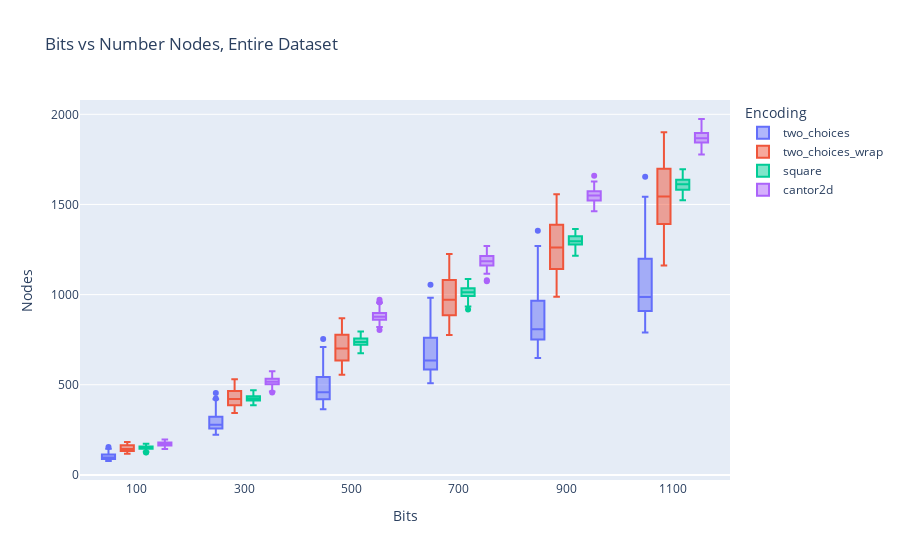
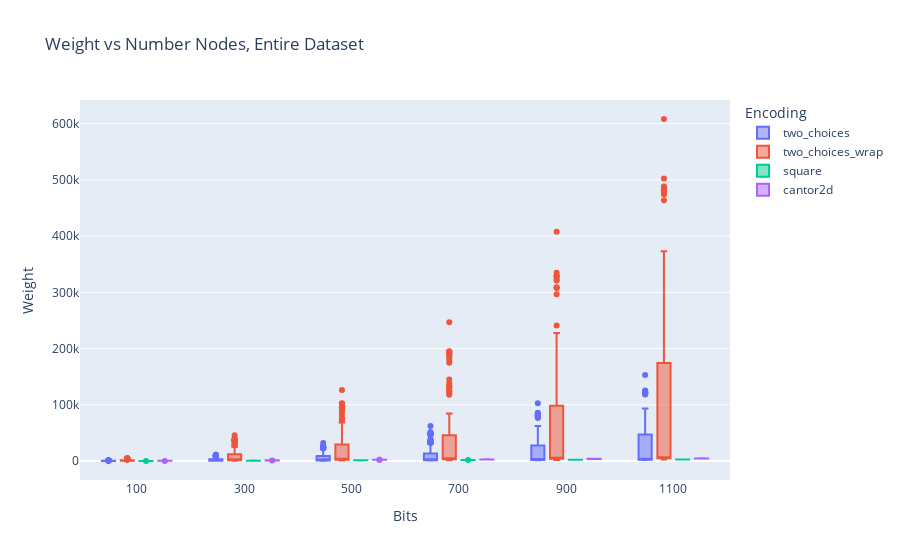
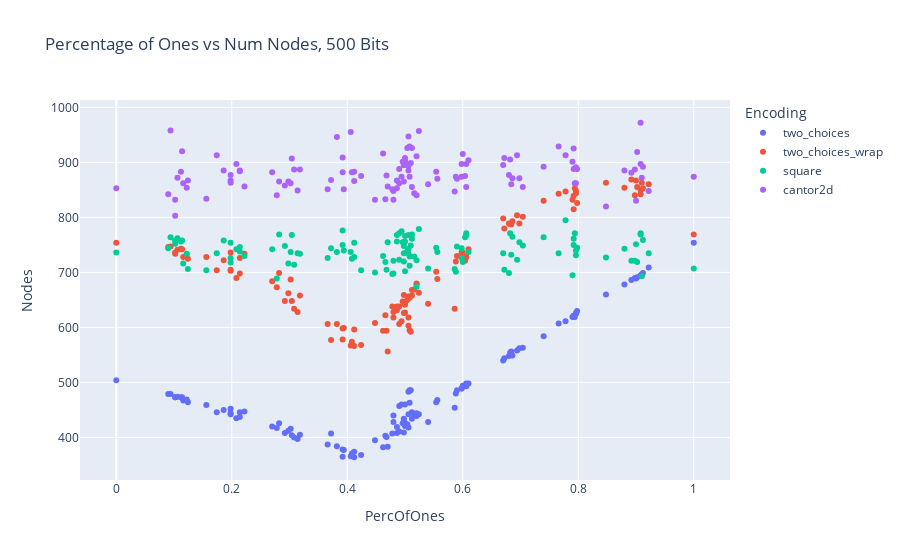
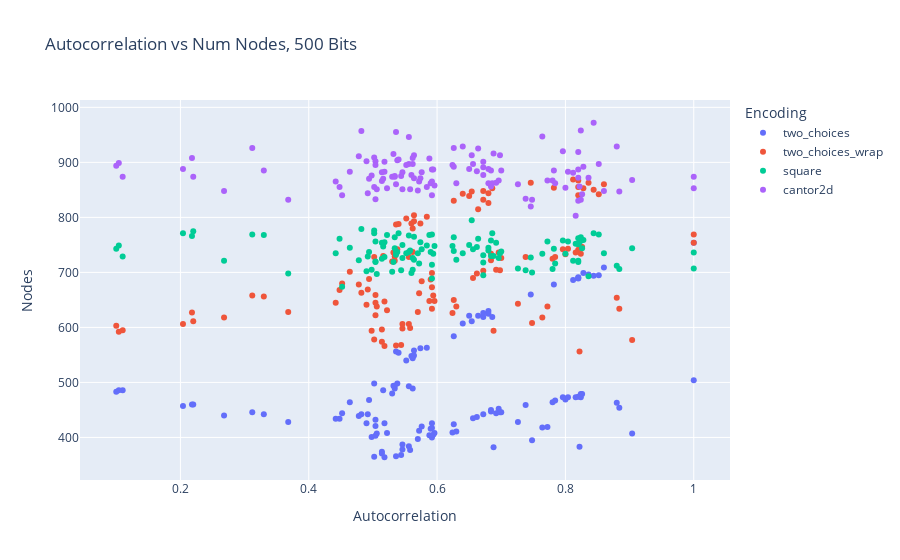

Notebook cell for these charts, in order:
### Markdown cell above
#### 4. Reports

### Code cell
fig = px.box(df, x="Bits", y="Nodes", color="Encoding", 
             title="Bits vs Number Nodes, Entire Dataset")
fig.show()

fig = px.box(df, x="Bits", y="Weight", color="Encoding", 
             title="Weight vs Number Nodes, Entire Dataset")
fig.show()

df_500 = df[df['Bits'] == 500] 
fig = px.scatter(df_500, x="PercOfOnes", y="Nodes", color="Encoding", 
             title="Percentage of Ones vs Num Nodes, 500 Bits")
fig.show()

fig = px.scatter(df_500, x="Autocorrelation", y="Nodes", color="Encoding", 
             title="Autocorrelation vs Num Nodes, 500 Bits")
fig.show()

### Figure 1 — Plotly figure (JSON) as saved in the notebook; plotly's stock layout.template omitted (floating-point values rounded to 4 significant figures; data arrays with more than 128 entries replaced by an {"elided": "..."} marker saying what was removed)
{"data": [{"alignmentgroup": "True", "hovertemplate": "Encoding=two_choices<br>Bits=%{x}<br>Nodes=%{y}<extra></extra>", "legendgroup": "two_choices", "marker": {"color": "#636efa"}, "name": "two_choices", "notched": false, "offsetgroup": "two_choices", "orientation": "v", "showlegend": true, "type": "box", "x": {"elided": "714 int values"}, "x0": " ", "xaxis": "x", "y": {"elided": "714 int values"}, "y0": " ", "yaxis": "y"}, {"alignmentgroup": "True", "hovertemplate": "Encoding=two_choices_wrap<br>Bits=%{x}<br>Nodes=%{y}<extra></extra>", "legendgroup": "two_choices_wrap", "marker": {"color": "#EF553B"}, "name": "two_choices_wrap", "notched": false, "offsetgroup": "two_choices_wrap", "orientation": "v", "showlegend": true, "type": "box", "x": {"elided": "714 int values"}, "x0": " ", "xaxis": "x", "y": {"elided": "714 int values"}, "y0": " ", "yaxis": "y"}, {"alignmentgroup": "True", "hovertemplate": "Encoding=square<br>Bits=%{x}<br>Nodes=%{y}<extra></extra>", "legendgroup": "square", "marker": {"color": "#00cc96"}, "name": "square", "notched": false, "offsetgroup": "square", "orientation": "v", "showlegend": true, "type": "box", "x": {"elided": "714 int values"}, "x0": " ", "xaxis": "x", "y": {"elided": "714 int values"}, "y0": " ", "yaxis": "y"}, {"alignmentgroup": "True", "hovertemplate": "Encoding=cantor2d<br>Bits=%{x}<br>Nodes=%{y}<extra></extra>", "legendgroup": "cantor2d", "marker": {"color": "#ab63fa"}, "name": "cantor2d", "notched": false, "offsetgroup": "cantor2d", "orientation": "v", "showlegend": true, "type": "box", "x": {"elided": "714 int values"}, "x0": " ", "xaxis": "x", "y": {"elided": "714 int values"}, "y0": " ", "yaxis": "y"}], "layout": {"boxmode": "group", "legend": {"title": {"text": "Encoding"}, "tracegroupgap": 0}, "title": {"text": "Bits vs Number Nodes, Entire Dataset"}, "xaxis": {"anchor": "y", "domain": [0, 1], "title": {"text": "Bits"}}, "yaxis": {"anchor": "x", "domain": [0, 1], "title": {"text": "Nodes"}}}}

### Figure 2 — Plotly figure (JSON) as saved in the notebook; plotly's stock layout.template omitted (floating-point values rounded to 4 significant figures; data arrays with more than 128 entries replaced by an {"elided": "..."} marker saying what was removed)
{"data": [{"alignmentgroup": "True", "hovertemplate": "Encoding=two_choices<br>Bits=%{x}<br>Weight=%{y}<extra></extra>", "legendgroup": "two_choices", "marker": {"color": "#636efa"}, "name": "two_choices", "notched": false, "offsetgroup": "two_choices", "orientation": "v", "showlegend": true, "type": "box", "x": {"elided": "714 int values"}, "x0": " ", "xaxis": "x", "y": {"elided": "714 int values"}, "y0": " ", "yaxis": "y"}, {"alignmentgroup": "True", "hovertemplate": "Encoding=two_choices_wrap<br>Bits=%{x}<br>Weight=%{y}<extra></extra>", "legendgroup": "two_choices_wrap", "marker": {"color": "#EF553B"}, "name": "two_choices_wrap", "notched": false, "offsetgroup": "two_choices_wrap", "orientation": "v", "showlegend": true, "type": "box", "x": {"elided": "714 int values"}, "x0": " ", "xaxis": "x", "y": {"elided": "714 int values"}, "y0": " ", "yaxis": "y"}, {"alignmentgroup": "True", "hovertemplate": "Encoding=square<br>Bits=%{x}<br>Weight=%{y}<extra></extra>", "legendgroup": "square", "marker": {"color": "#00cc96"}, "name": "square", "notched": false, "offsetgroup": "square", "orientation": "v", "showlegend": true, "type": "box", "x": {"elided": "714 int values"}, "x0": " ", "xaxis": "x", "y": {"elided": "714 int values"}, "y0": " ", "yaxis": "y"}, {"alignmentgroup": "True", "hovertemplate": "Encoding=cantor2d<br>Bits=%{x}<br>Weight=%{y}<extra></extra>", "legendgroup": "cantor2d", "marker": {"color": "#ab63fa"}, "name": "cantor2d", "notched": false, "offsetgroup": "cantor2d", "orientation": "v", "showlegend": true, "type": "box", "x": {"elided": "714 int values"}, "x0": " ", "xaxis": "x", "y": {"elided": "714 int values"}, "y0": " ", "yaxis": "y"}], "layout": {"boxmode": "group", "legend": {"title": {"text": "Encoding"}, "tracegroupgap": 0}, "title": {"text": "Weight vs Number Nodes, Entire Dataset"}, "xaxis": {"anchor": "y", "domain": [0, 1], "title": {"text": "Bits"}}, "yaxis": {"anchor": "x", "domain": [0, 1], "title": {"text": "Weight"}}}}

### Figure 3 — Plotly figure (JSON) as saved in the notebook; plotly's stock layout.template omitted (floating-point values rounded to 4 significant figures)
{"data": [{"hovertemplate": "Encoding=two_choices<br>PercOfOnes=%{x}<br>Nodes=%{y}<extra></extra>", "legendgroup": "two_choices", "marker": {"color": "#636efa", "symbol": "circle"}, "mode": "markers", "name": "two_choices", "orientation": "v", "showlegend": true, "type": "scatter", "x": [0.124, 0.116, 0.112, 0.102, 0.094, 0.106, 0.102, 0.122, 0.114, 0.09, 0.156, 0.198, 0.198, 0.186, 0.214, 0.198, 0.214, 0.174, 0.222, 0.208, 0.278, 0.282, 0.314, 0.27, 0.302, 0.308, 0.298, 0.292, 0.304, 0.318, 0.424, 0.382, 0.412, 0.392, 0.408, 0.406, 0.392, 0.394, 0.366, 0.412, 0.516, 0.486, 0.5, 0.524, 0.496, 0.52, 0.556, 0.498, 0.512, 0.468, 0.59, 0.598, 0.61, 0.598, 0.606, 0.554, 0.588, 0.604, 0.6, 0.606, 0.68, 0.694, 0.74, 0.698, 0.686, 0.672, 0.684, 0.704, 0.67, 0.682, 0.79, 0.798, 0.792, 0.766, 0.848, 0.796, 0.796, 0.778, 0.794, 0.792, 0.908, 0.922, 0.908, 0.88, 0.892, 0.9, 0.912, 0.91, 0.898, 0.902, 0, 1, 0.508, 0.51, 0.506, 0.49, 0.5, 0.494, 0.506, 0.512, 0.48, 0.48, 0.52, 0.498, 0.478, 0.466, 0.5, 0.49, 0.504, 0.498, 0.448, 0.54, 0.462, 0.486, 0.47, 0.506, 0.508, 0.372, 0.586], "xaxis": "x", "y": [464, 467, 473, 473, 479, 474, 473, 469, 473, 479, 459, 452, 442, 450, 446, 444, 437, 446, 447, 435, 417, 426, 397, 420, 416, 400, 412, 408, 404, 405, 368, 384, 374, 378, 371, 366, 365, 377, 387, 364, 442, 408, 421, 442, 426, 439, 468, 432, 434, 401, 486, 489, 498, 489, 498, 464, 480, 494, 494, 493, 548, 558, 584, 562, 549, 544, 556, 563, 540, 554, 619, 630, 621, 607, 660, 625, 626, 611, 619, 621, 694, 709, 695, 678, 686, 689, 699, 696, 690, 691, 504, 754, 486, 486, 483, 457, 460, 460, 442, 446, 440, 428, 444, 434, 407, 403, 426, 411, 424, 409, 395, 428, 382, 419, 383, 418, 463, 407, 454], "yaxis": "y"}, {"hovertemplate": "Encoding=two_choices_wrap<br>PercOfOnes=%{x}<br>Nodes=%{y}<extra></extra>", "legendgroup": "two_choices_wrap", "marker": {"color": "#EF553B", "symbol": "circle"}, "mode": "markers", "name": "two_choices_wrap", "orientation": "v", "showlegend": true, "type": "scatter", "x": [0.124, 0.116, 0.112, 0.102, 0.094, 0.106, 0.102, 0.122, 0.114, 0.09, 0.156, 0.198, 0.198, 0.186, 0.214, 0.198, 0.214, 0.174, 0.222, 0.208, 0.278, 0.282, 0.314, 0.27, 0.302, 0.308, 0.298, 0.292, 0.304, 0.318, 0.424, 0.382, 0.412, 0.392, 0.408, 0.406, 0.392, 0.394, 0.366, 0.412, 0.516, 0.486, 0.5, 0.524, 0.496, 0.52, 0.556, 0.498, 0.512, 0.468, 0.59, 0.598, 0.61, 0.598, 0.606, 0.554, 0.588, 0.604, 0.6, 0.606, 0.68, 0.694, 0.74, 0.698, 0.686, 0.672, 0.684, 0.704, 0.67, 0.682, 0.79, 0.798, 0.792, 0.766, 0.848, 0.796, 0.796, 0.778, 0.794, 0.792, 0.908, 0.922, 0.908, 0.88, 0.892, 0.9, 0.912, 0.91, 0.898, 0.902, 0, 1, 0.508, 0.51, 0.506, 0.49, 0.5, 0.494, 0.506, 0.512, 0.48, 0.48, 0.52, 0.498, 0.478, 0.466, 0.5, 0.49, 0.504, 0.498, 0.448, 0.54, 0.462, 0.486, 0.47, 0.506, 0.508, 0.372, 0.586], "xaxis": "x", "y": [725, 728, 743, 734, 747, 741, 736, 733, 742, 746, 728, 736, 703, 722, 726, 705, 698, 704, 734, 690, 673, 699, 628, 684, 687, 634, 662, 648, 648, 658, 568, 606, 596, 598, 574, 567, 578, 599, 606, 566, 669, 631, 645, 663, 647, 678, 688, 659, 668, 594, 730, 737, 742, 729, 728, 701, 720, 721, 736, 728, 789, 804, 830, 789, 793, 780, 787, 801, 798, 788, 832, 826, 815, 843, 863, 844, 848, 847, 853, 839, 850, 860, 842, 854, 869, 867, 853, 863, 840, 855, 754, 769, 595, 592, 603, 606, 627, 611, 656, 658, 618, 628, 680, 645, 638, 622, 641, 638, 650, 626, 608, 643, 594, 638, 556, 618, 654, 577, 634], "yaxis": "y"}, {"hovertemplate": "Encoding=square<br>PercOfOnes=%{x}<br>Nodes=%{y}<extra></extra>", "legendgroup": "square", "marker": {"color": "#00cc96", "symbol": "circle"}, "mode": "markers", "name": "square", "orientation": "v", "showlegend": true, "type": "scatter", "x": [0.124, 0.116, 0.112, 0.102, 0.094, 0.106, 0.102, 0.122, 0.114, 0.09, 0.156, 0.198, 0.198, 0.186, 0.214, 0.198, 0.214, 0.174, 0.222, 0.208, 0.278, 0.282, 0.314, 0.27, 0.302, 0.308, 0.298, 0.292, 0.304, 0.318, 0.424, 0.382, 0.412, 0.392, 0.408, 0.406, 0.392, 0.394, 0.366, 0.412, 0.516, 0.486, 0.5, 0.524, 0.496, 0.52, 0.556, 0.498, 0.512, 0.468, 0.59, 0.598, 0.61, 0.598, 0.606, 0.554, 0.588, 0.604, 0.6, 0.606, 0.68, 0.694, 0.74, 0.698, 0.686, 0.672, 0.684, 0.704, 0.67, 0.682, 0.79, 0.798, 0.792, 0.766, 0.848, 0.796, 0.796, 0.778, 0.794, 0.792, 0.908, 0.922, 0.908, 0.88, 0.892, 0.9, 0.912, 0.91, 0.898, 0.902, 0, 1, 0.508, 0.51, 0.506, 0.49, 0.5, 0.494, 0.506, 0.512, 0.48, 0.48, 0.52, 0.498, 0.478, 0.466, 0.5, 0.49, 0.504, 0.498, 0.448, 0.54, 0.462, 0.486, 0.47, 0.506, 0.508, 0.372, 0.586], "xaxis": "x", "y": [706, 716, 756, 758, 764, 762, 752, 734, 758, 744, 704, 726, 718, 758, 738, 754, 746, 735, 730, 742, 689, 769, 735, 742, 737, 714, 716, 748, 768, 734, 704, 737, 754, 750, 725, 737, 776, 740, 726, 728, 729, 768, 756, 779, 755, 722, 737, 720, 761, 705, 747, 726, 737, 744, 771, 745, 701, 764, 719, 767, 699, 723, 764, 755, 765, 705, 732, 749, 735, 771, 695, 745, 761, 735, 727, 740, 731, 795, 771, 750, 771, 735, 769, 743, 721, 751, 759, 693, 721, 719, 736, 707, 729, 749, 743, 771, 766, 775, 768, 769, 721, 698, 674, 735, 697, 719, 702, 723, 739, 748, 700, 707, 730, 756, 755, 734, 712, 744, 706], "yaxis": "y"}, {"hovertemplate": "Encoding=cantor2d<br>PercOfOnes=%{x}<br>Nodes=%{y}<extra></extra>", "legendgroup": "cantor2d", "marker": {"color": "#ab63fa", "symbol": "circle"}, "mode": "markers", "name": "cantor2d", "orientation": "v", "showlegend": true, "type": "scatter", "x": [0.124, 0.116, 0.112, 0.102, 0.094, 0.106, 0.102, 0.122, 0.114, 0.09, 0.156, 0.198, 0.198, 0.186, 0.214, 0.198, 0.214, 0.174, 0.222, 0.208, 0.278, 0.282, 0.314, 0.27, 0.302, 0.308, 0.298, 0.292, 0.304, 0.318, 0.424, 0.382, 0.412, 0.392, 0.408, 0.406, 0.392, 0.394, 0.366, 0.412, 0.516, 0.486, 0.5, 0.524, 0.496, 0.52, 0.556, 0.498, 0.512, 0.468, 0.59, 0.598, 0.61, 0.598, 0.606, 0.554, 0.588, 0.604, 0.6, 0.606, 0.68, 0.694, 0.74, 0.698, 0.686, 0.672, 0.684, 0.704, 0.67, 0.682, 0.79, 0.798, 0.792, 0.766, 0.848, 0.796, 0.796, 0.778, 0.794, 0.792, 0.908, 0.922, 0.908, 0.88, 0.892, 0.9, 0.912, 0.91, 0.898, 0.902, 0, 1, 0.508, 0.51, 0.506, 0.49, 0.5, 0.494, 0.506, 0.512, 0.48, 0.48, 0.52, 0.498, 0.478, 0.466, 0.5, 0.49, 0.504, 0.498, 0.448, 0.54, 0.462, 0.486, 0.47, 0.506, 0.508, 0.372, 0.586], "xaxis": "x", "y": [867, 862, 883, 832, 958, 872, 803, 854, 920, 842, 834, 867, 877, 885, 885, 863, 884, 913, 856, 897, 840, 865, 849, 882, 862, 887, 865, 858, 907, 887, 875, 946, 866, 882, 882, 955, 909, 851, 851, 883, 844, 853, 902, 957, 901, 911, 870, 895, 855, 876, 870, 897, 904, 874, 855, 883, 874, 875, 915, 897, 877, 913, 892, 871, 871, 908, 860, 855, 895, 905, 901, 888, 925, 929, 820, 862, 891, 913, 862, 888, 972, 848, 897, 885, 881, 830, 892, 872, 887, 919, 853, 874, 874, 899, 894, 888, 908, 874, 885, 926, 848, 832, 840, 865, 851, 833, 902, 862, 926, 895, 832, 860, 916, 867, 856, 947, 929, 868, 847], "yaxis": "y"}], "layout": {"legend": {"title": {"text": "Encoding"}, "tracegroupgap": 0}, "title": {"text": "Percentage of Ones vs Num Nodes, 500 Bits"}, "xaxis": {"anchor": "y", "domain": [0, 1], "title": {"text": "PercOfOnes"}}, "yaxis": {"anchor": "x", "domain": [0, 1], "title": {"text": "Nodes"}}}}

### Figure 4 — Plotly figure (JSON) as saved in the notebook; plotly's stock layout.template omitted (floating-point values rounded to 4 significant figures)
{"data": [{"hovertemplate": "Encoding=two_choices<br>Autocorrelation=%{x}<br>Nodes=%{y}<extra></extra>", "legendgroup": "two_choices", "marker": {"color": "#636efa", "symbol": "circle"}, "mode": "markers", "name": "two_choices", "orientation": "v", "showlegend": true, "type": "scatter", "x": [0.78, 0.784, 0.804, 0.824, 0.824, 0.82, 0.816, 0.8, 0.796, 0.826, 0.738, 0.696, 0.672, 0.684, 0.7, 0.692, 0.662, 0.698, 0.684, 0.656, 0.592, 0.592, 0.57, 0.576, 0.59, 0.592, 0.572, 0.596, 0.588, 0.594, 0.544, 0.556, 0.514, 0.546, 0.514, 0.536, 0.502, 0.558, 0.546, 0.518, 0.492, 0.522, 0.504, 0.482, 0.518, 0.478, 0.494, 0.504, 0.448, 0.498, 0.516, 0.562, 0.538, 0.534, 0.502, 0.464, 0.53, 0.534, 0.532, 0.556, 0.56, 0.564, 0.626, 0.574, 0.564, 0.562, 0.536, 0.584, 0.552, 0.54, 0.672, 0.68, 0.664, 0.64, 0.746, 0.68, 0.672, 0.654, 0.686, 0.65, 0.844, 0.86, 0.852, 0.782, 0.812, 0.82, 0.828, 0.836, 0.82, 0.82, 1, 1, 0.11, 0.104, 0.1, 0.204, 0.218, 0.22, 0.33, 0.312, 0.268, 0.368, 0.452, 0.442, 0.506, 0.504, 0.49, 0.63, 0.626, 0.624, 0.748, 0.726, 0.688, 0.772, 0.822, 0.764, 0.88, 0.904, 0.884], "xaxis": "x", "y": [464, 467, 473, 473, 479, 474, 473, 469, 473, 479, 459, 452, 442, 450, 446, 444, 437, 446, 447, 435, 417, 426, 397, 420, 416, 400, 412, 408, 404, 405, 368, 384, 374, 378, 371, 366, 365, 377, 387, 364, 442, 408, 421, 442, 426, 439, 468, 432, 434, 401, 486, 489, 498, 489, 498, 464, 480, 494, 494, 493, 548, 558, 584, 562, 549, 544, 556, 563, 540, 554, 619, 630, 621, 607, 660, 625, 626, 611, 619, 621, 694, 709, 695, 678, 686, 689, 699, 696, 690, 691, 504, 754, 486, 486, 483, 457, 460, 460, 442, 446, 440, 428, 444, 434, 407, 403, 426, 411, 424, 409, 395, 428, 382, 419, 383, 418, 463, 407, 454], "yaxis": "y"}, {"hovertemplate": "Encoding=two_choices_wrap<br>Autocorrelation=%{x}<br>Nodes=%{y}<extra></extra>", "legendgroup": "two_choices_wrap", "marker": {"color": "#EF553B", "symbol": "circle"}, "mode": "markers", "name": "two_choices_wrap", "orientation": "v", "showlegend": true, "type": "scatter", "x": [0.78, 0.784, 0.804, 0.824, 0.824, 0.82, 0.816, 0.8, 0.796, 0.826, 0.738, 0.696, 0.672, 0.684, 0.7, 0.692, 0.662, 0.698, 0.684, 0.656, 0.592, 0.592, 0.57, 0.576, 0.59, 0.592, 0.572, 0.596, 0.588, 0.594, 0.544, 0.556, 0.514, 0.546, 0.514, 0.536, 0.502, 0.558, 0.546, 0.518, 0.492, 0.522, 0.504, 0.482, 0.518, 0.478, 0.494, 0.504, 0.448, 0.498, 0.516, 0.562, 0.538, 0.534, 0.502, 0.464, 0.53, 0.534, 0.532, 0.556, 0.56, 0.564, 0.626, 0.574, 0.564, 0.562, 0.536, 0.584, 0.552, 0.54, 0.672, 0.68, 0.664, 0.64, 0.746, 0.68, 0.672, 0.654, 0.686, 0.65, 0.844, 0.86, 0.852, 0.782, 0.812, 0.82, 0.828, 0.836, 0.82, 0.82, 1, 1, 0.11, 0.104, 0.1, 0.204, 0.218, 0.22, 0.33, 0.312, 0.268, 0.368, 0.452, 0.442, 0.506, 0.504, 0.49, 0.63, 0.626, 0.624, 0.748, 0.726, 0.688, 0.772, 0.822, 0.764, 0.88, 0.904, 0.884], "xaxis": "x", "y": [725, 728, 743, 734, 747, 741, 736, 733, 742, 746, 728, 736, 703, 722, 726, 705, 698, 704, 734, 690, 673, 699, 628, 684, 687, 634, 662, 648, 648, 658, 568, 606, 596, 598, 574, 567, 578, 599, 606, 566, 669, 631, 645, 663, 647, 678, 688, 659, 668, 594, 730, 737, 742, 729, 728, 701, 720, 721, 736, 728, 789, 804, 830, 789, 793, 780, 787, 801, 798, 788, 832, 826, 815, 843, 863, 844, 848, 847, 853, 839, 850, 860, 842, 854, 869, 867, 853, 863, 840, 855, 754, 769, 595, 592, 603, 606, 627, 611, 656, 658, 618, 628, 680, 645, 638, 622, 641, 638, 650, 626, 608, 643, 594, 638, 556, 618, 654, 577, 634], "yaxis": "y"}, {"hovertemplate": "Encoding=square<br>Autocorrelation=%{x}<br>Nodes=%{y}<extra></extra>", "legendgroup": "square", "marker": {"color": "#00cc96", "symbol": "circle"}, "mode": "markers", "name": "square", "orientation": "v", "showlegend": true, "type": "scatter", "x": [0.78, 0.784, 0.804, 0.824, 0.824, 0.82, 0.816, 0.8, 0.796, 0.826, 0.738, 0.696, 0.672, 0.684, 0.7, 0.692, 0.662, 0.698, 0.684, 0.656, 0.592, 0.592, 0.57, 0.576, 0.59, 0.592, 0.572, 0.596, 0.588, 0.594, 0.544, 0.556, 0.514, 0.546, 0.514, 0.536, 0.502, 0.558, 0.546, 0.518, 0.492, 0.522, 0.504, 0.482, 0.518, 0.478, 0.494, 0.504, 0.448, 0.498, 0.516, 0.562, 0.538, 0.534, 0.502, 0.464, 0.53, 0.534, 0.532, 0.556, 0.56, 0.564, 0.626, 0.574, 0.564, 0.562, 0.536, 0.584, 0.552, 0.54, 0.672, 0.68, 0.664, 0.64, 0.746, 0.68, 0.672, 0.654, 0.686, 0.65, 0.844, 0.86, 0.852, 0.782, 0.812, 0.82, 0.828, 0.836, 0.82, 0.82, 1, 1, 0.11, 0.104, 0.1, 0.204, 0.218, 0.22, 0.33, 0.312, 0.268, 0.368, 0.452, 0.442, 0.506, 0.504, 0.49, 0.63, 0.626, 0.624, 0.748, 0.726, 0.688, 0.772, 0.822, 0.764, 0.88, 0.904, 0.884], "xaxis": "x", "y": [706, 716, 756, 758, 764, 762, 752, 734, 758, 744, 704, 726, 718, 758, 738, 754, 746, 735, 730, 742, 689, 769, 735, 742, 737, 714, 716, 748, 768, 734, 704, 737, 754, 750, 725, 737, 776, 740, 726, 728, 729, 768, 756, 779, 755, 722, 737, 720, 761, 705, 747, 726, 737, 744, 771, 745, 701, 764, 719, 767, 699, 723, 764, 755, 765, 705, 732, 749, 735, 771, 695, 745, 761, 735, 727, 740, 731, 795, 771, 750, 771, 735, 769, 743, 721, 751, 759, 693, 721, 719, 736, 707, 729, 749, 743, 771, 766, 775, 768, 769, 721, 698, 674, 735, 697, 719, 702, 723, 739, 748, 700, 707, 730, 756, 755, 734, 712, 744, 706], "yaxis": "y"}, {"hovertemplate": "Encoding=cantor2d<br>Autocorrelation=%{x}<br>Nodes=%{y}<extra></extra>", "legendgroup": "cantor2d", "marker": {"color": "#ab63fa", "symbol": "circle"}, "mode": "markers", "name": "cantor2d", "orientation": "v", "showlegend": true, "type": "scatter", "x": [0.78, 0.784, 0.804, 0.824, 0.824, 0.82, 0.816, 0.8, 0.796, 0.826, 0.738, 0.696, 0.672, 0.684, 0.7, 0.692, 0.662, 0.698, 0.684, 0.656, 0.592, 0.592, 0.57, 0.576, 0.59, 0.592, 0.572, 0.596, 0.588, 0.594, 0.544, 0.556, 0.514, 0.546, 0.514, 0.536, 0.502, 0.558, 0.546, 0.518, 0.492, 0.522, 0.504, 0.482, 0.518, 0.478, 0.494, 0.504, 0.448, 0.498, 0.516, 0.562, 0.538, 0.534, 0.502, 0.464, 0.53, 0.534, 0.532, 0.556, 0.56, 0.564, 0.626, 0.574, 0.564, 0.562, 0.536, 0.584, 0.552, 0.54, 0.672, 0.68, 0.664, 0.64, 0.746, 0.68, 0.672, 0.654, 0.686, 0.65, 0.844, 0.86, 0.852, 0.782, 0.812, 0.82, 0.828, 0.836, 0.82, 0.82, 1, 1, 0.11, 0.104, 0.1, 0.204, 0.218, 0.22, 0.33, 0.312, 0.268, 0.368, 0.452, 0.442, 0.506, 0.504, 0.49, 0.63, 0.626, 0.624, 0.748, 0.726, 0.688, 0.772, 0.822, 0.764, 0.88, 0.904, 0.884], "xaxis": "x", "y": [867, 862, 883, 832, 958, 872, 803, 854, 920, 842, 834, 867, 877, 885, 885, 863, 884, 913, 856, 897, 840, 865, 849, 882, 862, 887, 865, 858, 907, 887, 875, 946, 866, 882, 882, 955, 909, 851, 851, 883, 844, 853, 902, 957, 901, 911, 870, 895, 855, 876, 870, 897, 904, 874, 855, 883, 874, 875, 915, 897, 877, 913, 892, 871, 871, 908, 860, 855, 895, 905, 901, 888, 925, 929, 820, 862, 891, 913, 862, 888, 972, 848, 897, 885, 881, 830, 892, 872, 887, 919, 853, 874, 874, 899, 894, 888, 908, 874, 885, 926, 848, 832, 840, 865, 851, 833, 902, 862, 926, 895, 832, 860, 916, 867, 856, 947, 929, 868, 847], "yaxis": "y"}], "layout": {"legend": {"title": {"text": "Encoding"}, "tracegroupgap": 0}, "title": {"text": "Autocorrelation vs Num Nodes, 500 Bits"}, "xaxis": {"anchor": "y", "domain": [0, 1], "title": {"text": "Autocorrelation"}}, "yaxis": {"anchor": "x", "domain": [0, 1], "title": {"text": "Nodes"}}}}
